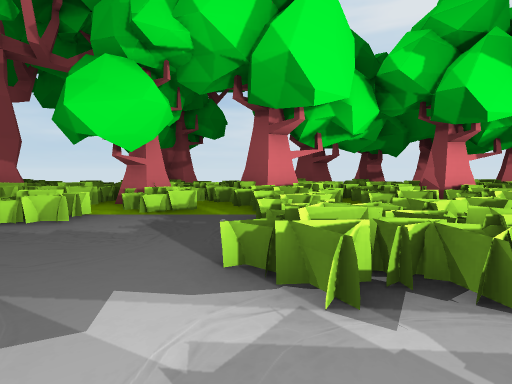
View 1 (above)

13 first-person views from a walk through a Unity game level. The camera is 1.2 m above the floor, tilts 4° down and sees 80° across. The floor is counted in squares, 2 m on a side. Each view is taken from the middle of a square. On the plan, view 1 faces up. The plan holds only what a view shows up to about 9 squares ahead; the rest is blank. The place goes on beyond the plan. The player character is not drawn. Some surface patterns are stand-ins.

View 2
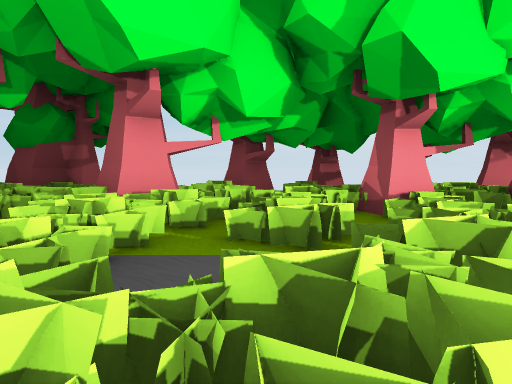

View 3
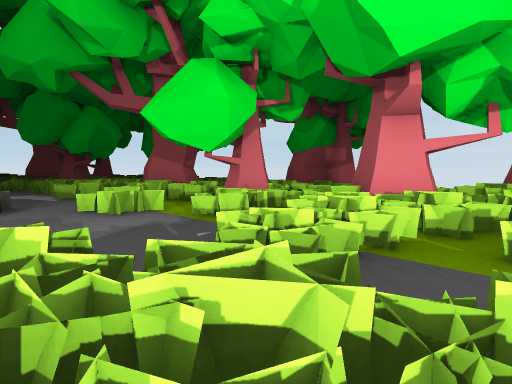

View 4
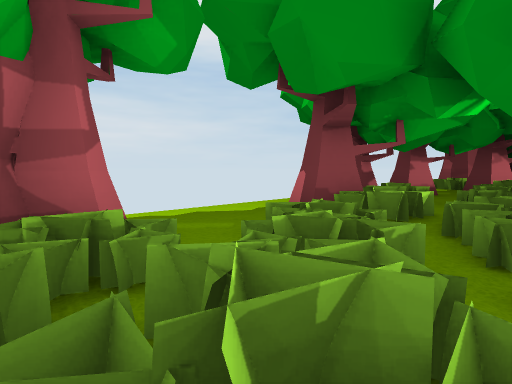

View 5
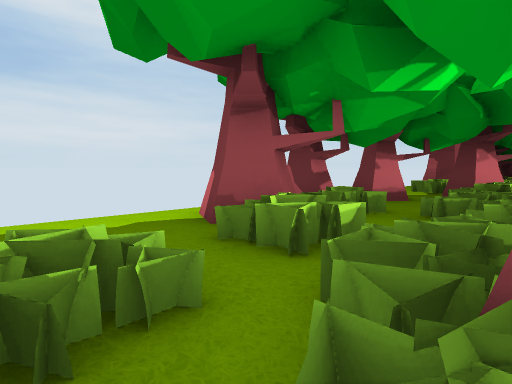

View 6
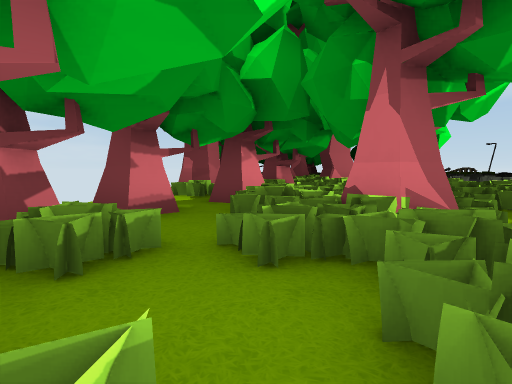

View 7
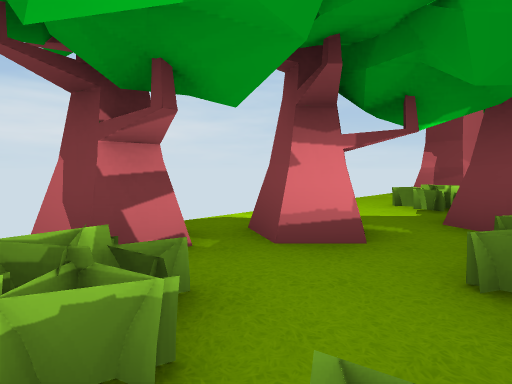

View 8
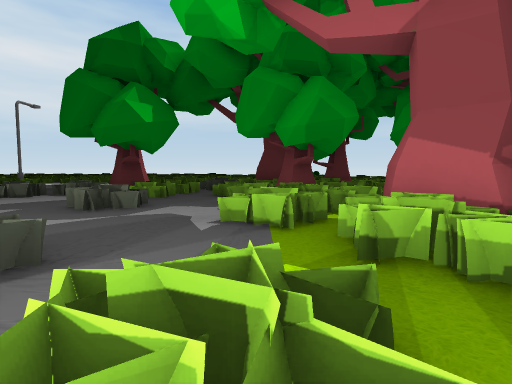

View 9
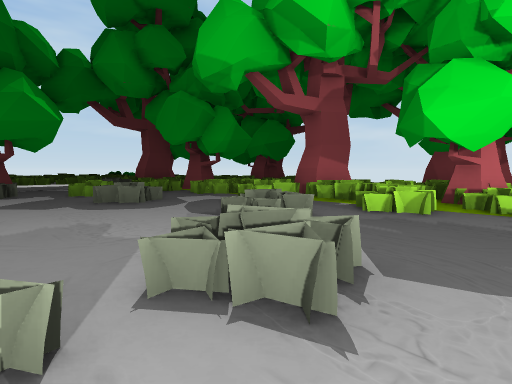

View 10
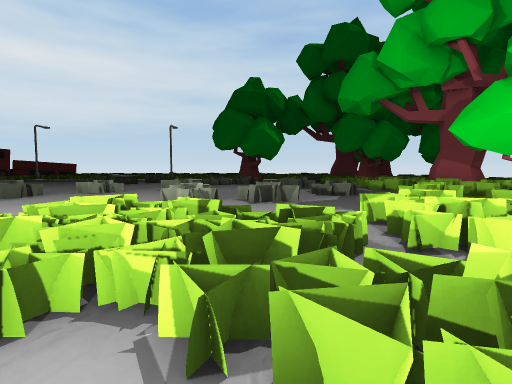

View 11
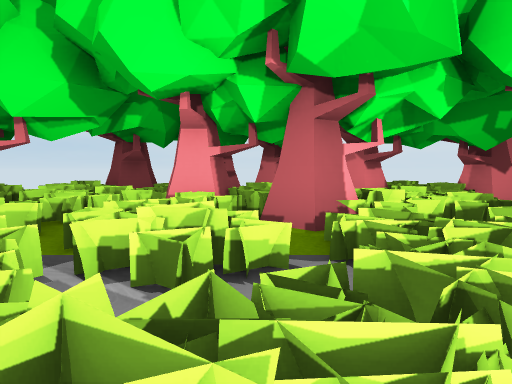

View 12
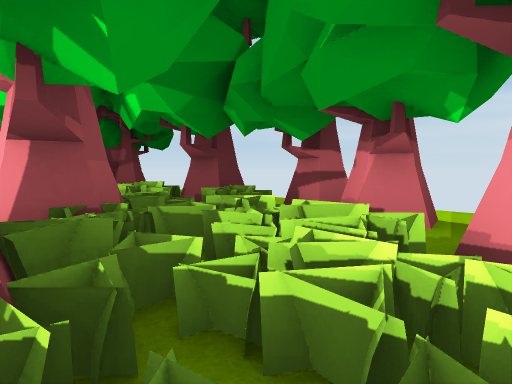

View 13
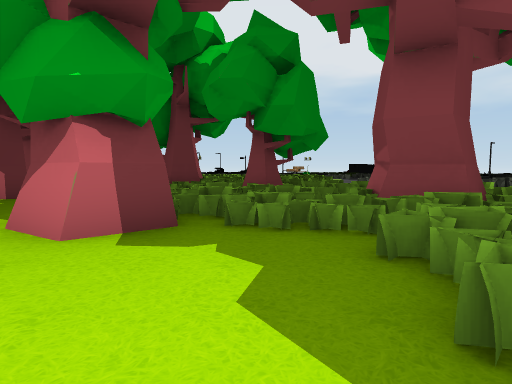

### Floor plan
Key: @ floor where view 1 was taken; # wall or solid block; . floor; = window, fence, low wall or low ledge; T tree.
Columns run from 13 left of view 1 to 7 right of it. Each row starts with its distance up from view 1.
 11       ...........T..
 10       ...##T..TT.TTT.
  9       ....#..........
  8        .. ..........T
  7  T     #. ...TT..T...
  6  T     ## .T.T...TT .
  5        =...........
  4     ...==..........
  3    ............  ..
  2    ...=..=......  .
  1  .....=..........
  0 TT.=......==.@   .
 -1    ==. ...==.
 -2     =   =..=
 -3         ...
 -4         ==..
 -5         ..=.
 -6         ..=

Positions as (right, up) in squares from view 1, and headings:
1: (0, 0), facing up
2: (2, 2), facing up
3: (2, 2), facing up-left
4: (-3, 7), facing up-right
5: (-1, 7), facing up-right
6: (1, 8), facing right
7: (3, 8), facing up-right
8: (-2, 4), facing left
9: (-1, -1), facing up-left
10: (4, 0), facing left
11: (5, 2), facing up
12: (7, 6), facing up-left
13: (-7, 11), facing down-right
